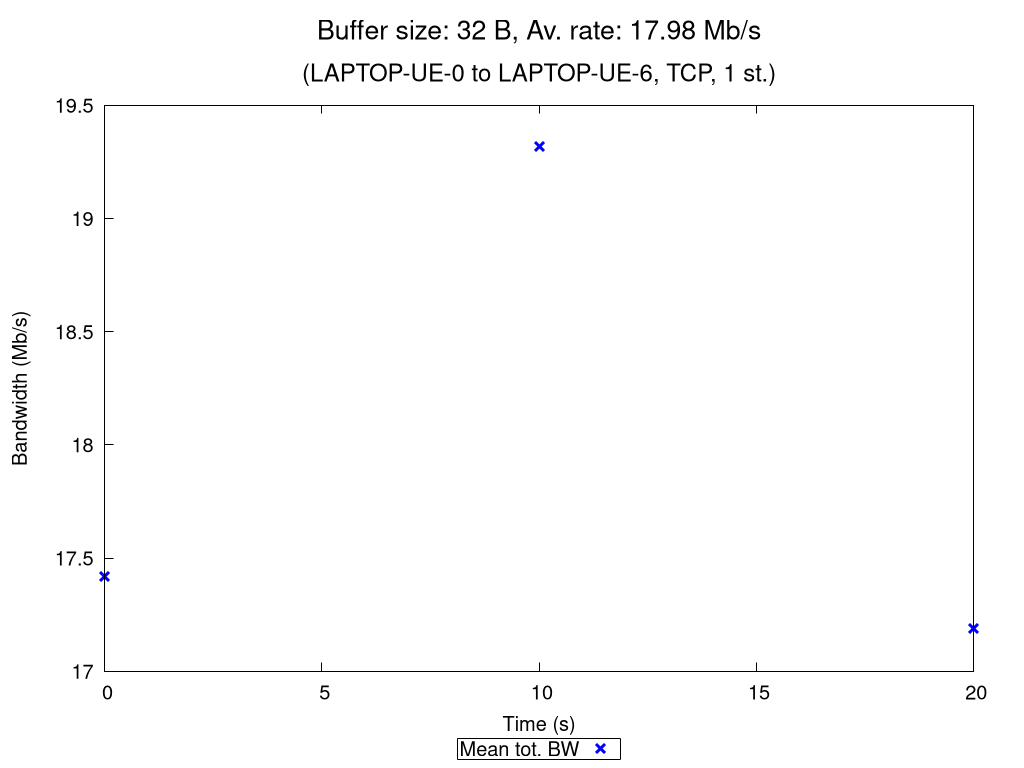

Write the gnuplot code that produced this figure.
set terminal pngcairo nocrop enhanced size 1024,768 font "Verdana,15"
set output "TCP_1_st_2020_11_05_12-50-29_one2two_00032B.png"

set title "{/=20 Buffer size: 32 B, Av. rate: 17.98 Mb/s}\n\n{/=18 (LAPTOP-UE-0 to LAPTOP-UE-6, TCP, 1 st.)}"

set xlabel "Time (s)"
set ylabel "Bandwidth (Mb/s)"
set ytics nomirror
set key bmargin center horizontal box samplen 1 width -1
set bmargin 4.6
set rmargin 4.5

rf = 1000000.0  # rate factor
set style fill transparent solid 0.2 noborder
set autoscale xfix
plot "TCP_1_st_2020_11_05_12-50-29_one2two_00032B_iperf_processed.dat" using 1:($2/rf-$3/rf):($2/rf+$3/rf) with filledcurves lc rgb "blue" notitle, \
     "" using 1:($2/rf) with points pt 2 ps 1.5 lw 3 lc rgb "blue" title "Mean tot. BW", \
